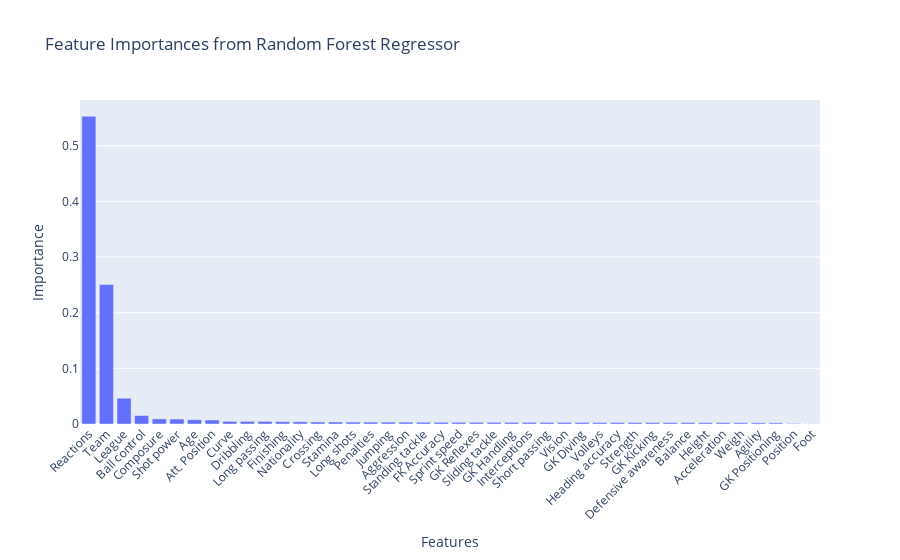

Write notebook code for a chart like this one.
### Code cell
# Sort features by importance
sorted_indices = np.argsort(importances)[::-1]
sorted_feature_names = [feature_names[idx] for idx in sorted_indices]
sorted_importances = importances[sorted_indices]

# Create Plotly bar chart
fig = go.Figure([go.Bar(x=sorted_feature_names, y=sorted_importances)])
fig.update_layout(
    title='Feature Importances from Random Forest Regressor',
    xaxis_title='Features',
    yaxis_title='Importance',
    xaxis_tickangle=-45
)
fig.show()

### Figure 1 — Plotly figure (JSON) as saved in the notebook; plotly's stock layout.template omitted (floating-point values rounded to 4 significant figures)
{"data": [{"type": "bar", "x": ["Reactions", "Team", "League", "Ball control", "Composure", "Shot power", "Age", "Att. Position", "Curve", "Dribbling", "Long passing", "Finishing", "Nationality", "Crossing", "Stamina", "Long shots", "Penalties", "Jumping", "Aggression", "Standing tackle", "FK Accuracy", "Sprint speed", "GK Reflexes", "Sliding tackle", "GK Handling", "Interceptions", "Short passing", "Vision", "GK Diving", "Volleys", "Heading accuracy", "Strength", "GK Kicking", "Defensive awareness", "Balance", "Height", "Acceleration", "Weigh", "Agility", "GK Positioning", "Position", "Foot"], "y": [0.553, 0.2506, 0.04626, 0.01527, 0.009212, 0.00886, 0.007659, 0.007171, 0.004757, 0.004738, 0.004703, 0.004144, 0.004048, 0.003638, 0.003626, 0.003465, 0.003443, 0.003378, 0.003281, 0.003173, 0.00316, 0.003105, 0.003097, 0.003042, 0.003009, 0.002938, 0.002894, 0.002893, 0.002801, 0.00277, 0.002745, 0.002627, 0.002624, 0.002613, 0.002544, 0.002486, 0.002456, 0.002342, 0.002125, 0.002021, 0.0009767, 0.0002996]}], "layout": {"title": {"text": "Feature Importances from Random Forest Regressor"}, "xaxis": {"tickangle": -45, "title": {"text": "Features"}}, "yaxis": {"title": {"text": "Importance"}}}}
